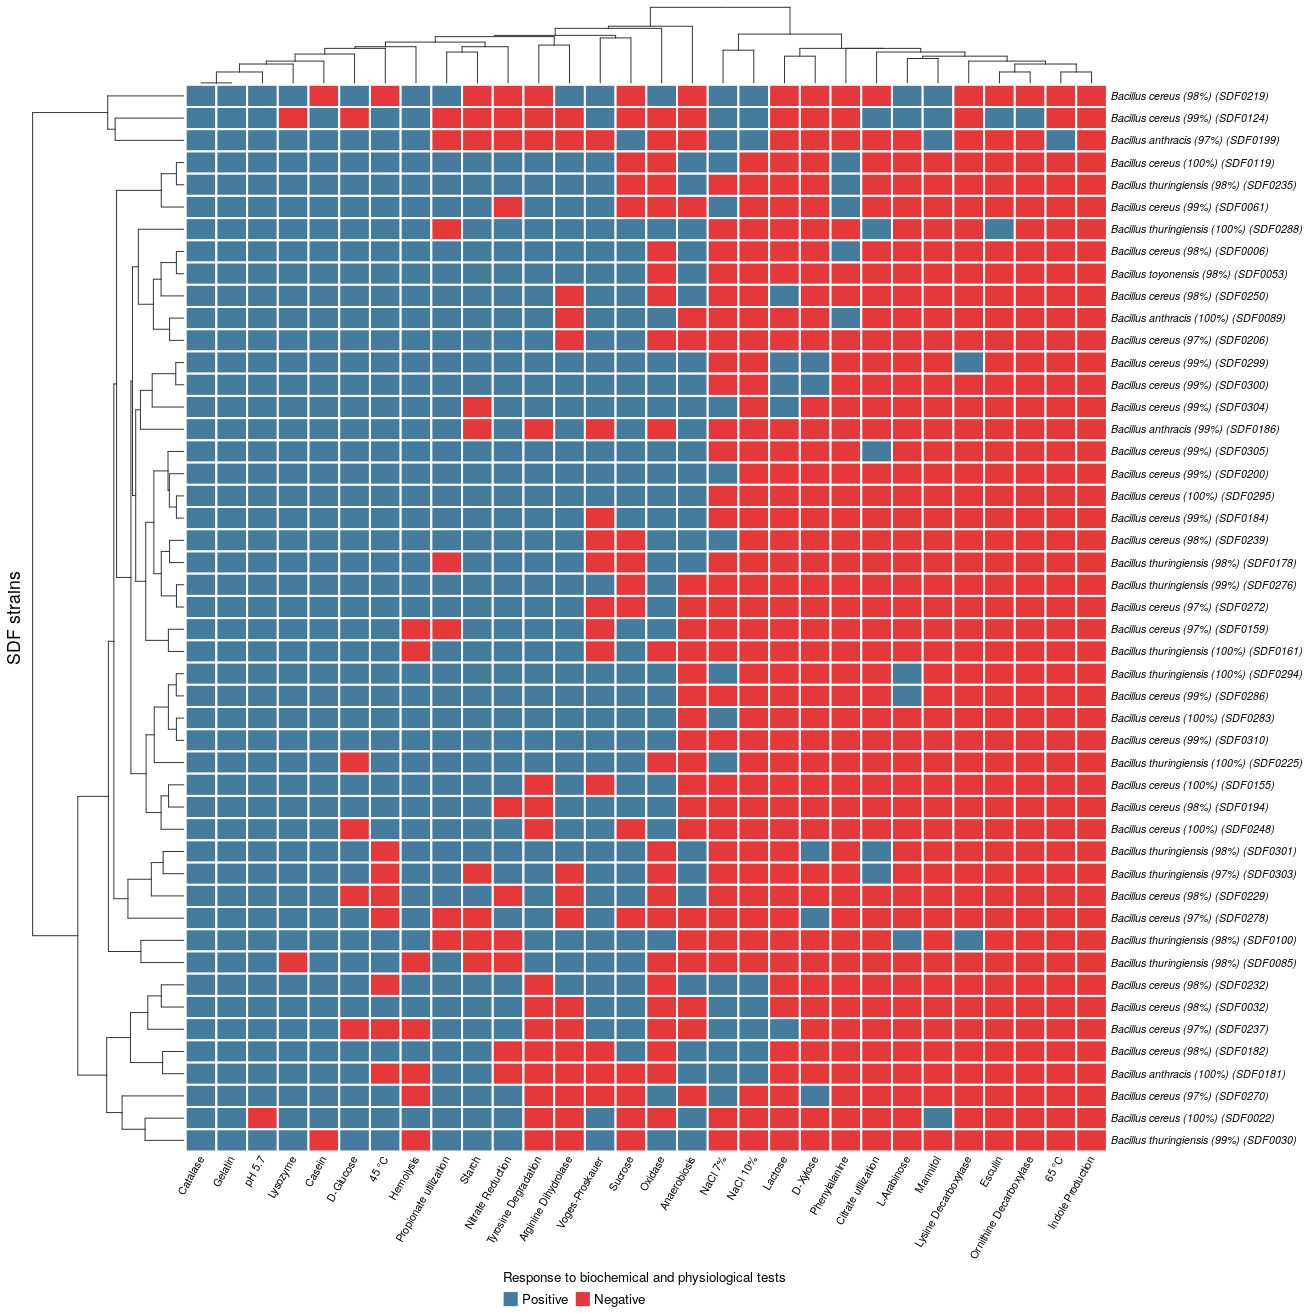

R code for this plot:
library(readr)
library(dplyr)
library(stringr)
library(here)
# Gu Z, Eils R, Schlesner M (2016). “Complex heatmaps reveal patterns and correlations in multidimensional genomic data.” Bioinformatics.
library(ComplexHeatmap)

# get the data from biochemical and physiological tests
response_to_biochemical_and_physiological_tests <- read_delim(paste0(here(), "/response_to_biochemical_and_physiological_tests.tsv"), "\t", escape_double = FALSE, trim_ws = TRUE)
response_to_biochemical_and_physiological_tests$SDF <- str_pad(response_to_biochemical_and_physiological_tests$SDF, 4, pad = "0")

# get the selected group (B. cereus like)
group_tax_b_cereus <- read_delim(paste0(here(),"/group_tax_b_cereus.tsv"), "\t", escape_double = FALSE, trim_ws = TRUE)

# Filtering the results for the selected group 
b_cereus_filtered <- response_to_biochemical_and_physiological_tests %>%
  filter(as.numeric(SDF) %in% as.numeric(group_tax_b_cereus$SDF))

# concatenating the species names and their isolates id (SDF9999)
rownames <- as.character(paste0(b_cereus_filtered$Taxonomy, " (SDF", b_cereus_filtered$SDF, ")"))

# builds a list of labels for the heatmap
colnames <- paste(c( 
  "Citrate utilization",
  "Propionate utilization",
  "NaCl 7%",	
  "NaCl 10%",
  "Lysozyme",
  "45 °C",	
  "65 °C",	
  "pH 5.7",	
  "Anaerobiosis",
  "Catalase",
  "Oxidase",
  "Hemolysis",
  "Nitrate Reduction",
  "Casein",
  "Gelatin",
  "Esculin",
  "Starch",
  "Phenylalanine",
  "Tyrosine Degradation",
  "Arginine Dihydrolase",
  "Lysine Decarboxylase",
  "Ornithine Decarboxylase",
  "Indole Production",
  "D-Glucose",
  "L-Arabinose",
  "Lactose",
  "Mannitol",
  "Sucrose",
  "D-Xylose",
  "Voges-Proskauer"))

# removing unused columns from the dataset
b_cereus_filtered <- dplyr::select(b_cereus_filtered, -c(NCBI, SDF)) 
View(b_cereus_filtered)

# Converting the dataset into a numeric matrix omitting the first (string) column
matrix <- data.matrix(b_cereus_filtered[,-1])
# View(matrix)

# assigning row names for the plot
rownames(matrix) <- rownames
# assigning column names for the plot
colnames(matrix) <- colnames

# margins
par(mar=c(1,1,1,1))

# heatmap
ht = Heatmap(
  matrix,
  #name = 'Bacillus_cereus_group',
  #heatmap_legend_param = list(direction = "horizontal", title_position = "topcenter"),
  # clustering_distance_rows = function(x, y) 1 - cor(x, y),  #cluster and dendogram with a function that calculates pairwise distance
  clustering_distance_rows = "pearson",
  row_title = "SDF strains", # rows
  row_dend_side = "left", # side of rows dendogram
  row_names_side = "right", # side of row names
  row_dend_width = unit(4, "cm"),# high dendogram lines
  row_dend_gp = gpar(col = "gray20"), # color dendogram lines
  row_dend_reorder = TRUE,
  heatmap_legend_param = list(labels = c("Positive","Negative"), 
                              title = substitute(paste("Response to biochemical and physiological tests")),
                              direction = "horizontal",
                              ncol = 2),
  column_dend_height = unit(2, "cm"),# high dendogram lines
  column_dend_gp = gpar(col = "gray20"), # color dendogram lines
  column_title_side = "top",
  column_dend_side = "top",
  column_dend_reorder = TRUE,
  column_names_rot = 60,
  row_names_gp = gpar(fontsize = 8, fontface=3),
  column_names_gp = gpar(fontsize = 8),
  rect_gp = gpar(col = "white", lwd = 2),
  col = c( "#e5383b","#457b9d")
)
draw(ht, heatmap_legend_side = "bottom")
